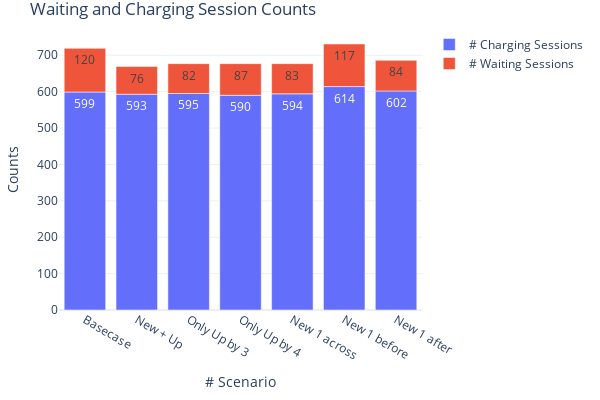

Source (notebook cell):
### Markdown cell above
#### 5.3 Charging and Waiting Sessions

### Code cell
fig = go.Figure(
    data=[
        go.Bar(
            name="# Charging Sessions",
            x=count_stats['analysis_id'],
            y=count_stats['cs_count'],
            offsetgroup=1,
            text=count_stats['cs_count'],
            textposition='auto',
        ),
        go.Bar(
            name="# Waiting Sessions",
            x=count_stats['analysis_id'],
            y=count_stats['wait_count'],
            offsetgroup=1,
            base=count_stats['cs_count'],
            text=count_stats['wait_count'],
            textposition='auto',
        )
    ],
    layout=go.Layout(
        title="Waiting and Charging Session Counts",
        yaxis_title="Counts", 
        xaxis_title="# Scenario", width=600, height=400
        
    )
)
fig.update_xaxes(type='category', tickvals=[0, 1, 2, 3, 4, 5, 6], ticktext=['Basecase', 'New + Up', 'Only Up by 3', 'Only Up by 4', 'New 1 across', 'New 1 before', 'New 1 after'])
fig.update_layout(margin=dict(l=20, r=20, t=30, b=20), uniformtext_minsize=8, uniformtext_mode='hide', template='plotly_white')
fig.show()

### Figure 1 — Plotly figure (JSON) as saved in the notebook; plotly's stock layout.template omitted (floating-point values rounded to 4 significant figures)
{"data": [{"name": "# Charging Sessions", "offsetgroup": "1", "text": [599, 593, 595, 590, 594, 614, 602], "textposition": "auto", "type": "bar", "x": [465, 466, 467, 468, 469, 470, 471], "y": [599, 593, 595, 590, 594, 614, 602]}, {"base": [599, 593, 595, 590, 594, 614, 602], "name": "# Waiting Sessions", "offsetgroup": "1", "text": [120, 76, 82, 87, 83, 117, 84], "textposition": "auto", "type": "bar", "x": [465, 466, 467, 468, 469, 470, 471], "y": [120, 76, 82, 87, 83, 117, 84]}], "layout": {"height": 400, "margin": {"b": 20, "l": 20, "r": 20, "t": 30}, "title": {"text": "Waiting and Charging Session Counts"}, "uniformtext": {"minsize": 8, "mode": "hide"}, "width": 600, "xaxis": {"autorange": true, "range": [-0.5, 6.5], "ticktext": ["Basecase", "New + Up", "Only Up by 3", "Only Up by 4", "New 1 across", "New 1 before", "New 1 after"], "tickvals": [0, 1, 2, 3, 4, 5, 6], "title": {"text": "# Scenario"}, "type": "category"}, "yaxis": {"autorange": true, "range": [0, 769.5], "title": {"text": "Counts"}, "type": "linear"}}}
